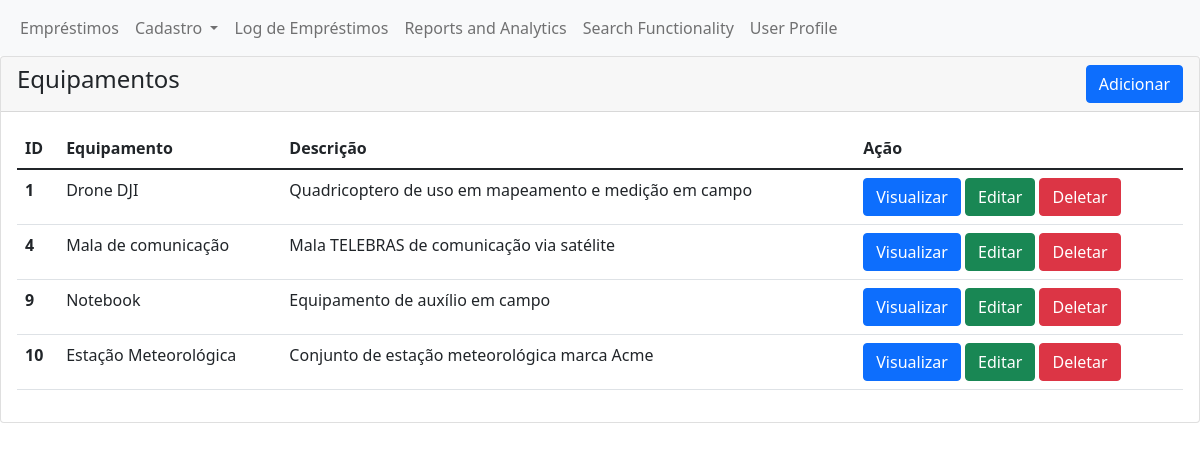
Screenshot of /dashboard/operations/equipment/manage_equipment.php (signed in) with the database file from the repository.
### tables this page shows
CREATE TABLE `equipment` (
  `id` int(11) NOT NULL,
  `name` varchar(100) NOT NULL,
  `description` varchar(255) DEFAULT NULL,
  `category` varchar(100) DEFAULT NULL,
  `status` varchar(255) DEFAULT NULL,
  `serial_number` varchar(100) DEFAULT NULL
);

### dashboard/operations/equipment/manage_equipment.php (the view, shortened to what this page needs)
<?php
require_once '../../../db/database.php';
?>
<!DOCTYPE html>
<html lang="en">
<head>
    <link href="https://cdn.jsdelivr.net/npm/bootstrap@5.1.3/dist/css/bootstrap.min.css" rel="stylesheet">
</head>
<body>
    <nav class="navbar navbar-expand-lg navbar-light bg-light">
        <div class="container-fluid">
            <div class="collapse navbar-collapse" id="navbarNavAltMarkup">
            <div class="navbar-nav">
                <a class="nav-link" href="../../transations/manage_borrow.php">Empréstimos</a>
                <div class="nav-item dropdown">
                    <a class="nav-link dropdown-toggle" href="#" id="cadastroDropdown" role="button" data-bs-toggle="dropdown" aria-expanded="false">
                        Cadastro
                    </a>
                </div>
                <a class="nav-link" href="#">Log de Empréstimos</a>
                <a class="nav-link" href="#">Reports and Analytics</a>
                <a class="nav-link" href="#">Search Functionality</a>
                <a class="nav-link" href="#">User Profile</a>
            </div>
            </div>
        </div>
    </nav>
    <div class="row">
        <div class="col-md-12">
            <div class="card">
                <div class="card-header">
                    <h4>Equipamentos
                        <a href="form_add_equip.php" class="btn btn-primary float-end">Adicionar</a>
                    </h4>
                </div>
                <div class="card-body">
                    <table class="table">
                        <thead>
                            <tr>
                            <th scope="col">ID</th>
                            <th scope="col">Equipamento</th>
                            <th scope="col">Descrição</th>
                            <th scope="col">Ação</th>
                            </tr>
                        </thead>
                        <tbody>
                            <?php
                            $sql = "SELECT * FROM `equipment`";
                            $result = mysqli_query($conn, $sql);
                            while ($row = mysqli_fetch_assoc($result)) {
                            ?>
                            <tr>
                                <th scope="row"><?php echo $row['id']; ?></th>
                                <td><?php echo $row['name']; ?></td>
                                <td><?php echo $row['description']; ?></td>
                                <td>
                                    <a href="view_equip.php?id=<?php echo $row['id']; ?>" class="btn btn-primary">Visualizar</a>
                                    <a href="form_edit_equip.php?id=<?php echo $row['id']; ?>" class="btn btn-success">Editar</a>
                                    <form action="delete_equip.php" method="POST" style="display: inline-block;">
                                        <button type="submit" name="delete_data" class="btn btn-danger">Deletar</button>
                                    </form>
                                </td>
                            </tr>
                            <?php
                            }
                            ?>
                        </tbody>
                    </table>
                </div>
            </div>
        </div>
    </div>
</body>
</html>

### rows the page displays
equipment: id "1", name "Drone DJI", description "Quadricoptero de uso em mapeamento e medição em campo"
equipment: id "4", name "Mala de comunicação", description "Mala TELEBRAS de comunicação via satélite"
equipment: id "9", name "Notebook", description "Equipamento de auxílio em campo"
equipment: id "10", name "Estação Meteorológica", description "Conjunto de estação meteorológica marca Acme"
